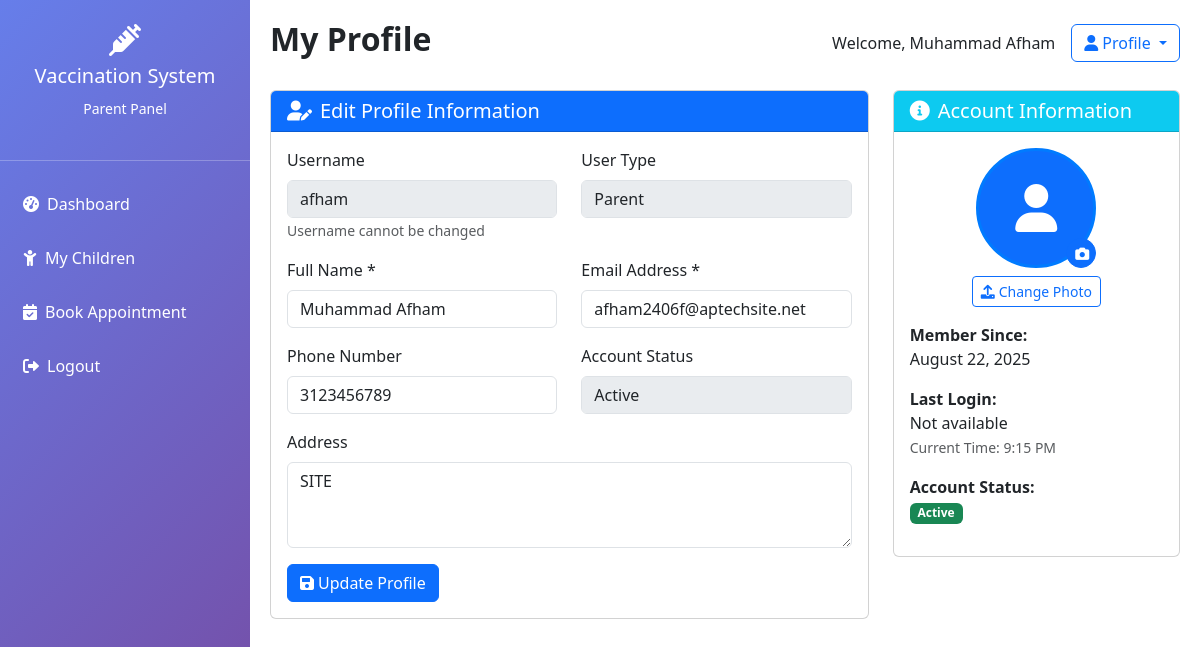
Screenshot of /parent/profile.php (signed in) with the database file from the repository.
### tables this page shows
CREATE TABLE `users` (
  `id` int(11) NOT NULL AUTO_INCREMENT,
  `username` varchar(50) NOT NULL,
  `password` varchar(255) NOT NULL,
  `email` varchar(100) NOT NULL,
  `user_type` enum('admin','parent','hospital') NOT NULL,
  `full_name` varchar(100) NOT NULL,
  `phone` varchar(15) DEFAULT NULL,
  `address` text DEFAULT NULL,
  `profile_picture` varchar(255) DEFAULT NULL,
  `created_at` timestamp NOT NULL DEFAULT current_timestamp(),
  `status` enum('active','inactive') DEFAULT 'active',
  PRIMARY KEY (`id`),
  UNIQUE KEY `username` (`username`),
  UNIQUE KEY `email` (`email`)
);

### parent/profile.php (the view, shortened to what this page needs)
<?php
$database = new Database();
$db = $database->getConnection();
$user_id = $_SESSION['user_id'];
$query = "SELECT * FROM users WHERE id = :id";
$stmt = $db->prepare($query);
$stmt->bindParam(':id', $user_id);
$stmt->execute();
$user = $stmt->fetch(PDO::FETCH_ASSOC);
?>
<!DOCTYPE html>
<html lang="en">
<head>
    <link href="https://cdn.jsdelivr.net/npm/bootstrap@5.3.0/dist/css/bootstrap.min.css" rel="stylesheet">
    <link href="https://cdnjs.cloudflare.com/ajax/libs/font-awesome/6.0.0/css/all.min.css" rel="stylesheet">
</head>
<body>
    <div class="sidebar">
        <div class="text-center py-4">
            <i class="fas fa-syringe fa-2x mb-2"></i>
            <h5>Vaccination System</h5>
            <small>Parent Panel</small>
        </div>
        <hr>
        <nav class="nav flex-column">
            <a class="nav-link" href="dashboard.php">
                <i class="fas fa-tachometer-alt me-2"></i>Dashboard
            </a>
            <a class="nav-link" href="children.php">
                <i class="fas fa-child me-2"></i>My Children
            </a>
            <a class="nav-link" href="book_hospital.php">
                <i class="fas fa-calendar-check me-2"></i>Book Appointment
            </a>
            <a class="nav-link" href="../logout.php">
                <i class="fas fa-sign-out-alt me-2"></i>Logout
            </a>
        </nav>
    </div>
    <div class="main-content">
        <div class="d-flex justify-content-between align-items-center mb-4">
            <h2 class="fw-bold">My Profile</h2>
            <div class="d-flex align-items-center">
                <span class="me-3">Welcome, <?php echo $_SESSION['full_name']; ?></span>
                <div class="dropdown">
                    <button class="btn btn-outline-primary dropdown-toggle" type="button" data-bs-toggle="dropdown">
                        <i class="fas fa-user me-1"></i>Profile
                    </button>
                </div>
            </div>
        </div>
        <div class="row">
            <div class="col-md-8">
                <div class="card">
                    <div class="card-header bg-primary text-white">
                        <h5 class="mb-0"><i class="fas fa-user-edit me-2"></i>Edit Profile Information</h5>
                    </div>
                    <div class="card-body">
                        <form method="POST">
                            <div class="row mb-3">
                                <div class="col-md-6">
                                    <label class="form-label">Username</label>
                                    <input type="text" class="form-control" value="<?php echo htmlspecialchars($user['username']); ?>" disabled>
                                    <small class="text-muted">Username cannot be changed</small>
                                </div>
                                <div class="col-md-6">
                                    <label class="form-label">User Type</label>
                                    <input type="text" class="form-control" value="<?php echo ucfirst($user['user_type']); ?>" disabled>
                                </div>
                            </div>
                            <div class="row mb-3">
                                <div class="col-md-6">
                                    <label class="form-label">Full Name *</label>
                                    <input type="text" class="form-control" name="full_name" value="<?php echo htmlspecialchars($user['full_name']); ?>" required>
                                </div>
                                <div class="col-md-6">
                                    <label class="form-label">Email Address *</label>
                                    <input type="email" class="form-control" name="email" value="<?php echo htmlspecialchars($user['email']); ?>" required>
                                </div>
                            </div>
                            <div class="row mb-3">
                                <div class="col-md-6">
                                    <label class="form-label">Phone Number</label>
                                    <input type="tel" class="form-control" name="phone" value="<?php echo htmlspecialchars($user['phone']); ?>">
                                </div>
                                <div class="col-md-6">
                                    <label class="form-label">Account Status</label>
                                    <input type="text" class="form-control" value="<?php echo ucfirst($user['status']); ?>" disabled>
                                </div>
                            </div>
                            <div class="mb-3">
                                <label class="form-label">Address</label>
                                <textarea class="form-control" name="address" rows="3"><?php echo htmlspecialchars($user['address']); ?></textarea>
                            </div>
                            <button type="submit" class="btn btn-primary">
                                <i class="fas fa-save me-1"></i>Update Profile
                            </button>
                        </form>
                    </div>
                </div>
            </div>
            <div class="col-md-4">
                <div class="card">
                    <div class="card-header bg-info text-white">
                        <h5 class="mb-0"><i class="fas fa-info-circle me-2"></i>Account Information</h5>
                    </div>
                    <div class="card-body">
                        <div class="text-center mb-3">
                            <div class="position-relative d-inline-block">
                                <?php if (!empty($user['profile_picture'])): ?>
                                    <img src="../uploads/profile_pictures/<?php echo htmlspecialchars($user['profile_picture']); ?>"
                                         class="rounded-circle"
                                         style="width: 120px; height: 120px; object-fit: cover; border: 3px solid #007bff;"
                                         alt="Profile Picture">
                                <?php else: ?>
                                    <div class="rounded-circle bg-primary d-flex align-items-center justify-content-center" style="width: 120px; height: 120px; border: 3px solid #007bff;">
                                        <i class="fas fa-user fa-3x text-white"></i>
                                    </div>
                                <?php endif; ?>
                                <button class="btn btn-primary btn-sm position-absolute bottom-0 end-0 rounded-circle" style="width: 30px; height: 30px;" onclick="document.getElementById('profilePicture').click()">
                                    <i class="fas fa-camera"></i>
                                </button>
                            </div>
                            <div class="mt-2">
                                <button class="btn btn-outline-primary btn-sm" onclick="document.getElementById('profilePicture').click()">
                                    <i class="fas fa-upload me-1"></i>Change Photo
                                </button>
                            </div>
                        </div>
                        <div class="mb-3">
                            <strong>Member Since:</strong><br>
                            <?php echo date('F j, Y', strtotime($user['created_at'])); ?>
                        </div>
                        <div class="mb-3">
                            <strong>Last Login:</strong><br>
                            <?php
                            if (isset($_SESSION['last_login']) && !empty($_SESSION['last_login'])) {
                                echo date('F j, Y g:i A', strtotime($_SESSION['last_login']));
                            } else {
                                echo 'Not available';
                            }
                            ?><br>
                            <small class="text-muted">Current Time: <?php echo date('g:i A'); ?></small>
                        </div>
                        <div class="mb-3">
                            <strong>Account Status:</strong><br>
                            <span class="badge bg-<?php echo $user['status'] === 'active' ? 'success' : 'danger'; ?>">
                                <?php echo ucfirst($user['status']); ?>
                            </span>
                        </div>
                    </div>
                </div>
            </div>
        </div>
    </div>
</body>
</html>

### parent/profile.php (style rules this page uses)
.sidebar { background: linear-gradient(135deg, #667eea 0%, #764ba2 100%); color: white; height: 100vh; position: fixed; width: 250px; }
.sidebar .nav-link { color: white; padding: 15px 20px; border-left: 3px solid transparent; }
.main-content { margin-left: 250px; padding: 20px; }

### rows the page displays
users: username "afham", user_type "Parent", full_name "Muhammad Afham", email "afham2406f@aptechsite.net", phone "3123456789", status "Active", address "SITE", created_at "August 22, 2025"

### other values shown
$_SESSION['full_name'] "Muhammad Afham"
